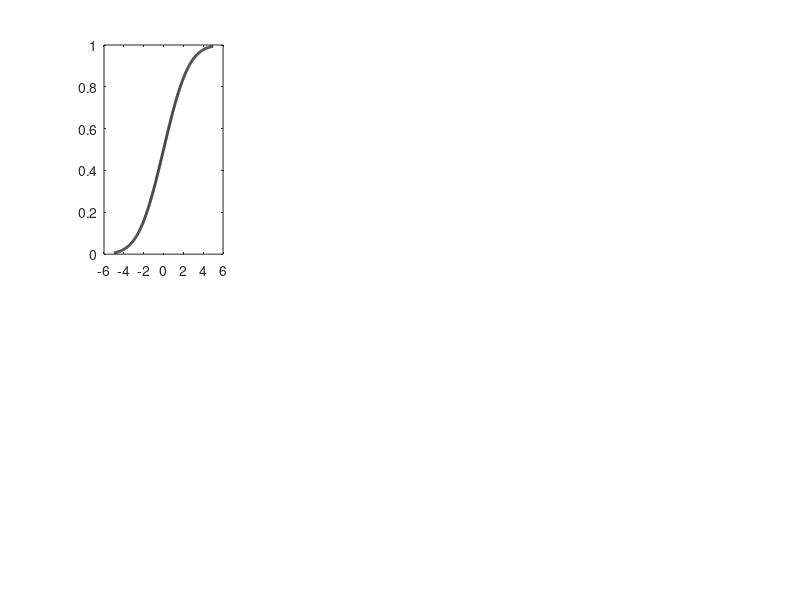

Recreate this plot in MATLAB. (Note: this script raises an error after producing the figure.)
%% Psychometric function
x = linspace(-5,5,1000);
f = normpdf(x,0,2); F = normcdf(x,0,2);
figure; hold on; set(gcf,'Position',[-1807 300 1690 934]);

%% Draw psychometric function
subplot(2,4,1); plot(x,F,'k','LineWidth',2); vline(0,'-k'); box off; %axis off;
xlabel('Stimulus, \it s','Interpreter','tex'); ylabel({'Percentage of'; 'rightward response'}); set(gca,'YTick',0.2:0.2:1);
F = 0.5 + abs(F-0.5);
subplot(2,4,5); hold on; plot(x,F,'k','LineWidth',2); axis([0 5 0.5 1]); vline(0,'-k'); box off; %axis off;
xlabel({'Stimulus deviation, ' ; '\deltas = |\it s - \it s_0|'},'Interpreter','tex'); ylabel({'Percentage of'; 'correct response'}); set(gca,'YTick',0.5:0.1:1);

%% 1-up 1-down probs
N = 1; M = 1;
Pd = F/N; Pu = (1-F)/M;
subplot(2,4,2); hold on; plot(x,F,'k','LineWidth',2); axis([0 5 0.5 1]); vline(0,'-k'); box off; ylabel({'Percentage of'; 'rightward response'}); set(gca,'YTick',0.5:0.1:1); %axis off;
indx = find((abs(Pu - Pd)) == min(abs(Pu - Pd)),1,'last'); plot(x(indx),F(indx),'ok','MarkerFaceColor','k');
subplot(2,4,6); hold on; plot(x,Pd,'LineWidth',2); plot(x,Pu,'LineWidth',2); axis([0 5 0 1]); vline(0,'-k'); box off; set(gca,'YTick',0.2:0.2:1); %axis off;
title('1-up 1-down','fontweight','bold');

%% 1-up 2-down probs
N = 2; M = 1;
Pd = F/N; Pu = (1-F)/M;
subplot(2,4,3); hold on; plot(x,F,'k','LineWidth',2); axis([0 5 0.5 1]); vline(0,'-k'); box off; set(gca,'YTick',0.5:0.1:1); %axis off;
indx = find((abs(Pu - Pd)) == min(abs(Pu - Pd)),1,'last'); plot(x(indx),F(indx),'ok','MarkerFaceColor','k');
subplot(2,4,7); hold on; plot(x,Pd,'LineWidth',2); plot(x,Pu,'LineWidth',2); axis([0 5 0 1]); vline(0,'-k'); box off; set(gca,'YTick',0.2:0.2:1); %axis off;
title('1-up 2-down','fontweight','bold');

%% 1-up 10-down probs
N = 10; M = 1;
Pd = F/N; Pu = (1-F)/M;
subplot(2,4,4); hold on; plot(x,F,'k','LineWidth',2); axis([0 5 0.5 1]); vline(0,'-k'); box off; set(gca,'YTick',0.5:0.1:1); %axis off;
indx = find((abs(Pu - Pd)) == min(abs(Pu - Pd)),1,'last'); plot(x(indx),F(indx),'ok','MarkerFaceColor','k');
subplot(2,4,8); hold on; plot(x,Pd,'LineWidth',2); plot(x,Pu,'LineWidth',2); axis([0 5 0 1]); vline(0,'-k'); box off; set(gca,'YTick',0.2:0.2:1); %axis off;
title('1-up 10-down','fontweight','bold');

%%
sgtitle('Figure 1','Fontsize',20);